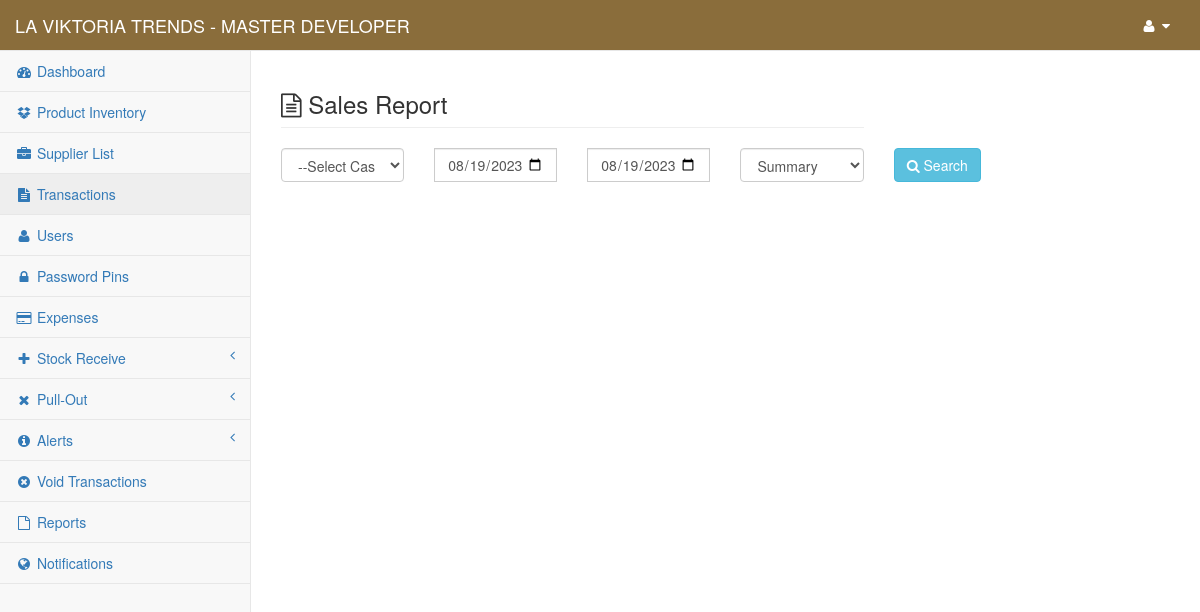
Page /content/admin/sales_report (signed in) on the committed database.
### tables this page shows
CREATE TABLE `gy_my_project` (
  `gy_project` int(1) NOT NULL,
  `gy_project_name` text NOT NULL,
  `gy_project_address` text NOT NULL,
  `gy_system_title` text NOT NULL,
  `gy_year_origin` datetime NOT NULL
);

CREATE TABLE `gy_user` (
  `gy_user_id` int(10) NOT NULL,
  `gy_user_code` varchar(8) NOT NULL,
  `gy_full_name` varchar(255) NOT NULL,
  `gy_username` varchar(50) NOT NULL,
  `gy_password` varchar(100) NOT NULL,
  `gy_user_type` int(5) NOT NULL,
  `gy_user_status` int(1) NOT NULL,
  `gy_branch_id` int(11) NOT NULL
);

### conf/my_project.php (called while the page is built, shortened)
<?php
	include 'conn.php';
	$find_my_data=$link->query("Select * From `gy_my_project` Where `gy_project`='1'");
	$my_project_detail=$find_my_data->fetch_array();
	$my_project_name = $my_project_detail['gy_project_name'];
?>

### content/admin/session.php (called while the page is built, shortened)
<?php
    $user_id = $_SESSION['fus_user_id'];
    $identify_user=$link->query("Select * From `gy_user` Where `gy_user_id`='$user_id'");
    $row=$identify_user->fetch_array();
    $user_info = $row['gy_full_name'];
?>

### content/admin/sales_report.php (the view, shortened to what this page needs)
<?php
    include("../../conf/function.php");
    include("session.php");
    include("../../conf/my_project.php");
    $my_project_header_title = "Sales Report";
?>
<!DOCTYPE html>
<html lang="en">
    <?php include 'head.php'; ?>
<body>
    <div id="wrapper">
        <?php include 'nav.php'; ?>
        <div id="page-wrapper">
            <div class="row">
                <div class="col-lg-8">
                    <h3 class="page-header"><i class="fa fa-file-text-o"></i> <?php echo $my_project_header_title; ?></h3>
                </div>
                <div class="col-lg-4">
                </div>
            </div>
            <div class="row">
                <div class="col-md-12">
                    <div class="row">
                        <form method="post" enctype="multipart/form-data" action="redirect_manager">
                            <div class="col-md-2">
                                <div class="form-group">
                                    <select class="form-control" name="my_cashier" required>
                                        <option value="">--Select Cashier--</option>
                                    </select>
                                </div>
                            </div>
                            <div class="col-md-2">
                                <div class="form-group">
                                    <input type="date" class="form-control" name="my_date_report_f" id="my_date_report1" style="border-radius: 0px;" value="<?php echo date('Y-m-d'); ?>" required>
                                </div>
                            </div>
                            <div class="col-md-2">
                                <div class="form-group">
                                    <input type="date" class="form-control" name="my_date_report_t" id="my_date_report2" style="border-radius: 0px;" value="<?php echo date('Y-m-d'); ?>" required>
                                </div>
                            </div>
                            <div class="col-md-2">
                                <div class="form-group">
                                    <select class="form-control" name="condition" required>
                                        <option value="0">Summary</option>
                                    </select>
                                </div>
                            </div>
                            <div class="col-md-2">
                                <div class="form-group">
                                    <button type="submit" name="submit_sales_report_sales" class="btn btn-info" title="click to search"><i class="fa fa-search"></i> Search</button>
                                </div>
                            </div>
                        </form>
                    </div>
                </div>
            </div>
        </div>
    </div>
</body>
</html>

### content/admin/nav.php (shortened to what this page needs)
<nav class="navbar navbar-default navbar-static-top" role="navigation" style="margin-bottom: 0; background-color: #8a6d3b; color: #fff;">
    <div class="navbar-header">
        <a class="navbar-brand" href="index"><span style="text-transform: uppercase; color: #fff;"><?php echo $my_project_name; ?> <?php echo $my_project_title; ?> - <?php echo $user_info ?></span></a>
    </div>
    <div class="full-right">
    <ul class="nav navbar-top-links navbar-right">
        <li class="dropdown">
            <a class="dropdown-toggle" data-toggle="dropdown" id="navi" href="#">
                <i class="fa fa-user fa-fw"></i>  <i class="fa fa-caret-down"></i>
            </a>
        </li>
    </ul>
    </div>
        <?php include("side-panel.php"); ?>
</nav>

### content/admin/nav.php (style rules this page uses)
#navi { color: #fff; }

### rows in the picture
gy_my_project: gy_project_name "LA VIKTORIA TRENDS"
gy_user: gy_full_name "MASTER DEVELOPER"

### other values in the picture
$my_project_header_title "Sales Report"
